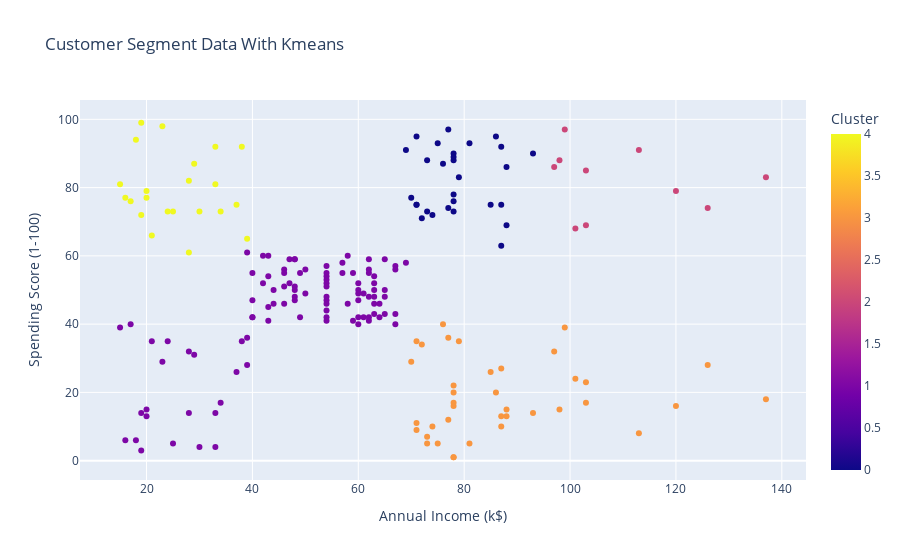

Notebook code for this chart:
### Code cell
fig = px.scatter(
    df,
    x='Annual Income (k$)',
    y='Spending Score (1-100)',
    color='Cluster',
    title="Customer Segment Data With Kmeans"
)

fig.show()

### Figure 1 — Plotly figure (JSON) as saved in the notebook; plotly's stock layout.template omitted (floating-point values rounded to 4 significant figures; data arrays with more than 128 entries replaced by an {"elided": "..."} marker saying what was removed)
{"data": [{"hovertemplate": "Annual Income (k$)=%{x}<br>Spending Score (1-100)=%{y}<br>Cluster=%{marker.color}<extra></extra>", "legendgroup": "", "marker": {"color": {"elided": "200 int values"}, "coloraxis": "coloraxis", "symbol": "circle"}, "mode": "markers", "name": "", "orientation": "v", "showlegend": false, "type": "scatter", "x": {"elided": "200 int values"}, "xaxis": "x", "y": {"elided": "200 int values"}, "yaxis": "y"}], "layout": {"coloraxis": {"colorbar": {"title": {"text": "Cluster"}}, "colorscale": [[0, "#0d0887"], [0.1111, "#46039f"], [0.2222, "#7201a8"], [0.3333, "#9c179e"], [0.4444, "#bd3786"], [0.5556, "#d8576b"], [0.6667, "#ed7953"], [0.7778, "#fb9f3a"], [0.8889, "#fdca26"], [1, "#f0f921"]]}, "legend": {"tracegroupgap": 0}, "title": {"text": "Customer Segment Data With Kmeans"}, "xaxis": {"anchor": "y", "domain": [0, 1], "title": {"text": "Annual Income (k$)"}}, "yaxis": {"anchor": "x", "domain": [0, 1], "title": {"text": "Spending Score (1-100)"}}}}
